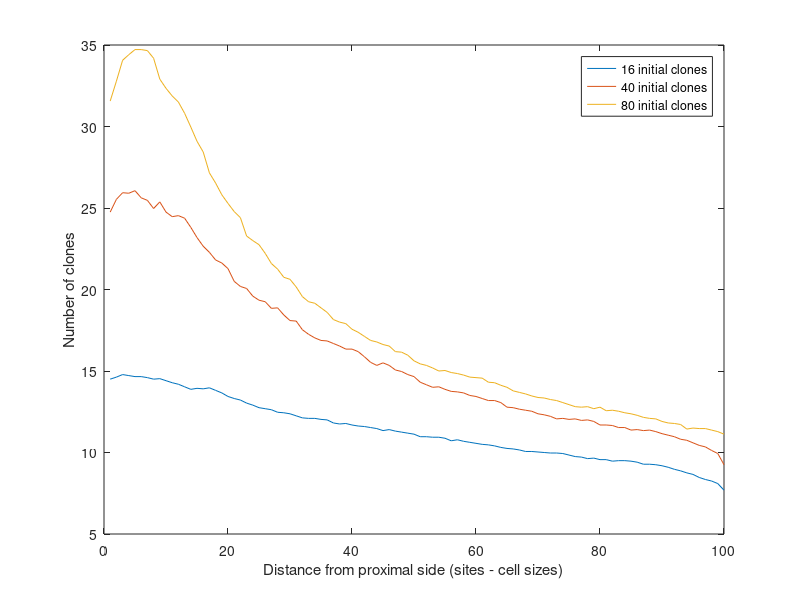

Source code (MATLAB):
%% PLOT SUPPLEMENTARY FIGURES 12D

load('data/clone_count.mat')

figure;
hold on

lbls = {'16 initial clones','40 initial clones','80 initial clones'};
for n = 1:3
    cs = [];
    plot(1:100,mean(clone_count{n},2))
end

xlabel('Distance from proximal side (sites - cell sizes)')
ylabel('Number of clones')
legend(lbls)

box on

